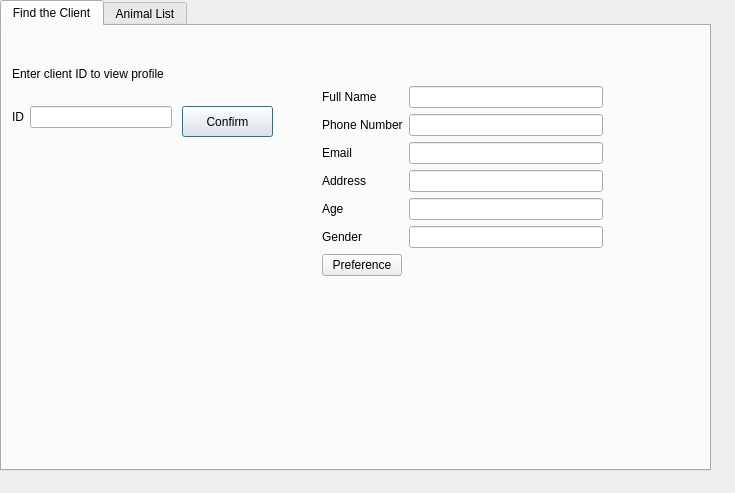
<?xml version="1.0" encoding="UTF-8"?>
<ui version="4.0">
 <class>ClientWindow</class>
 <widget class="QDialog" name="ClientWindow">
  <property name="geometry">
   <rect>
    <x>0</x>
    <y>0</y>
    <width>735</width>
    <height>493</height>
   </rect>
  </property>
  <property name="windowTitle">
   <string>Dialog</string>
  </property>
  <widget class="QTabWidget" name="tabWidget">
   <property name="geometry">
    <rect>
     <x>0</x>
     <y>0</y>
     <width>711</width>
     <height>471</height>
    </rect>
   </property>
   <property name="currentIndex">
    <number>0</number>
   </property>
   <widget class="QWidget" name="tab_2">
    <attribute name="title">
     <string>Find the Client</string>
    </attribute>
    <widget class="QPushButton" name="confirmButton">
     <property name="geometry">
      <rect>
       <x>180</x>
       <y>80</y>
       <width>91</width>
       <height>31</height>
      </rect>
     </property>
     <property name="text">
      <string>Confirm</string>
     </property>
    </widget>
    <widget class="QLabel" name="promptMessage">
     <property name="geometry">
      <rect>
       <x>10</x>
       <y>40</y>
       <width>581</width>
       <height>16</height>
      </rect>
     </property>
     <property name="text">
      <string>Enter client ID to view profile</string>
     </property>
    </widget>
    <widget class="QWidget" name="formLayoutWidget">
     <property name="geometry">
      <rect>
       <x>320</x>
       <y>60</y>
       <width>281</width>
       <height>344</height>
      </rect>
     </property>
     <layout class="QFormLayout" name="formLayout">
      <item row="3" column="0">
       <widget class="QLabel" name="label_5">
        <property name="text">
         <string>Email</string>
        </property>
       </widget>
      </item>
      <item row="3" column="1">
       <widget class="QLineEdit" name="email"/>
      </item>
      <item row="4" column="0">
       <widget class="QLabel" name="label_6">
        <property name="text">
         <string>Address</string>
        </property>
       </widget>
      </item>
      <item row="4" column="1">
       <widget class="QLineEdit" name="address"/>
      </item>
      <item row="5" column="0">
       <widget class="QLabel" name="label_7">
        <property name="text">
         <string>Age</string>
        </property>
       </widget>
      </item>
      <item row="5" column="1">
       <widget class="QLineEdit" name="age"/>
      </item>
      <item row="6" column="0">
       <widget class="QLabel" name="label_8">
        <property name="text">
         <string>Gender</string>
        </property>
       </widget>
      </item>
      <item row="6" column="1">
       <widget class="QLineEdit" name="gender"/>
      </item>
      <item row="1" column="1">
       <widget class="QLineEdit" name="name"/>
      </item>
      <item row="2" column="1">
       <widget class="QLineEdit" name="phone"/>
      </item>
      <item row="1" column="0">
       <widget class="QLabel" name="label_2">
        <property name="text">
         <string>Full Name</string>
        </property>
       </widget>
      </item>
      <item row="2" column="0">
       <widget class="QLabel" name="label_3">
        <property name="text">
         <string>Phone Number</string>
        </property>
       </widget>
      </item>
      <item row="7" column="0">
       <widget class="QPushButton" name="PreferenceButton">
        <property name="text">
         <string>Preference</string>
        </property>
       </widget>
      </item>
     </layout>
    </widget>
    <widget class="QWidget" name="formLayoutWidget_2">
     <property name="geometry">
      <rect>
       <x>10</x>
       <y>80</y>
       <width>160</width>
       <height>41</height>
      </rect>
     </property>
     <layout class="QFormLayout" name="formLayout_2">
      <item row="0" column="1">
       <widget class="QLineEdit" name="id"/>
      </item>
      <item row="0" column="0">
       <widget class="QLabel" name="label_9">
        <property name="text">
         <string>ID</string>
        </property>
       </widget>
      </item>
     </layout>
    </widget>
   </widget>
   <widget class="QWidget" name="tab">
    <attribute name="title">
     <string>Animal List</string>
    </attribute>
    <widget class="QTableWidget" name="AnimalListTable">
     <property name="geometry">
      <rect>
       <x>0</x>
       <y>0</y>
       <width>611</width>
       <height>401</height>
      </rect>
     </property>
     <column>
      <property name="text">
       <string>ID</string>
      </property>
     </column>
     <column>
      <property name="text">
       <string>Name</string>
      </property>
     </column>
     <column>
      <property name="text">
       <string>Species</string>
      </property>
     </column>
     <column>
      <property name="text">
       <string>Breed</string>
      </property>
     </column>
     <column>
      <property name="text">
       <string>Age</string>
      </property>
     </column>
     <column>
      <property name="text">
       <string>Gender</string>
      </property>
     </column>
    </widget>
    <widget class="QPushButton" name="recommandButton">
     <property name="geometry">
      <rect>
       <x>620</x>
       <y>0</y>
       <width>83</width>
       <height>25</height>
      </rect>
     </property>
     <property name="text">
      <string>ACM</string>
     </property>
    </widget>
    <widget class="QLabel" name="label_11">
     <property name="geometry">
      <rect>
       <x>20</x>
       <y>410</y>
       <width>381</width>
       <height>20</height>
      </rect>
     </property>
     <property name="text">
      <string>Hint: Double Clicked Table Content To View Animal Details</string>
     </property>
    </widget>
   </widget>
  </widget>
 </widget>
 <resources/>
 <connections/>
</ui>
